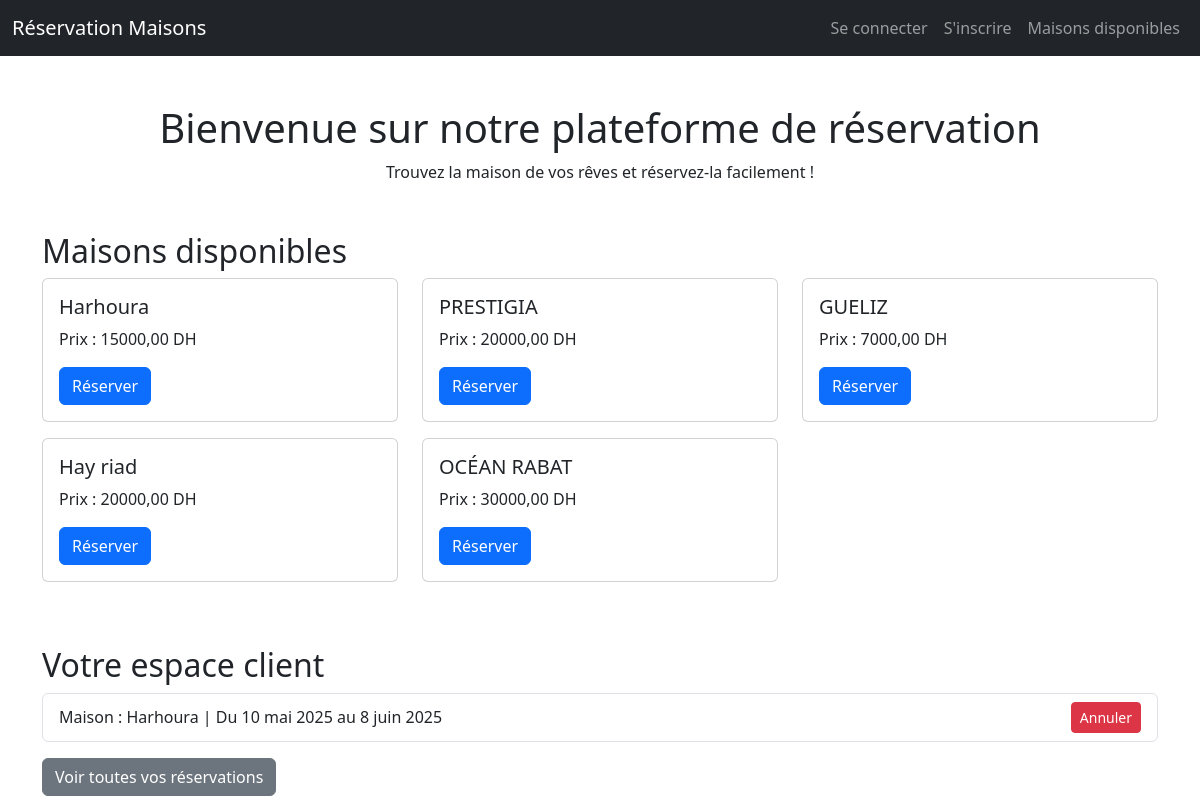
The app's page / (signed in) with its own data.
### booking/models.py (models this page shows, shortened)
class Maison(models.Model):
    adresse = models.CharField(max_length=255)
    prix = models.DecimalField(max_digits=10, decimal_places=2)
    description = models.TextField(blank=True)
    image = models.ImageField(upload_to='maisons/', blank=True, null=True)

class Reservation(models.Model):
    maison = models.ForeignKey(Maison, on_delete=models.CASCADE)
    client = models.ForeignKey(Client, on_delete=models.CASCADE)
    date_debut = models.DateField()
    date_fin = models.DateField()

### booking/views.py (the view)
# urls.py: path('', views.home, name='home'),  # page d'accueil
def home(request):
    maisons = Maison.objects.all()
    client = None
    reservations = None
    if request.user.is_authenticated:
        try:
            client = Client.objects.get(user=request.user)
            reservations = Reservation.objects.filter(client=client)
        except Client.DoesNotExist:
            client = None
    context = {
        'maisons': maisons,
        'client': client,
        'reservations': reservations,
    }
    return render(request, 'booking/home.html', context)

### booking/templates/booking/home.html (shortened to what this page needs)
{% extends 'booking/base.html' %}
{% block content %}
<h1 class="text-center">Bienvenue sur notre plateforme de réservation</h1>
<p class="text-center">Trouvez la maison de vos rêves et réservez-la facilement !</p>
<h2 class="mt-5">Maisons disponibles</h2>
<div class="row">
    {% for maison in maisons %}
        <div class="col-md-4 mb-3">
            <div class="card">
                <div class="card-body">
                    <h5 class="card-title">{{ maison.adresse }}</h5>
                    <p class="card-text">Prix : {{ maison.prix }} DH</p>
                    <a href="{% url 'reserver_maison' maison.id %}" class="btn btn-primary">Réserver</a>
                </div>
            </div>
        </div>
    {% empty %}
        <p>Aucune maison disponible actuellement.</p>
    {% endfor %}
</div>
{% if user.is_authenticated and client %}
    <h2 class="mt-5">Votre espace client</h2>
    {% if reservations %}
        <ul class="list-group">
            {% for res in reservations %}
                <li class="list-group-item d-flex justify-content-between align-items-center">
                    Maison : {{ res.maison.adresse }} | Du {{ res.date_debut }} au {{ res.date_fin }}
                    <form method="post" action="{% url 'annuler_reservation' res.id %}" onsubmit="return confirm('Voulez-vous vraiment annuler cette réservation ?');">
                        <button type="submit" class="btn btn-danger btn-sm">Annuler</button>
                    </form>
                </li>
            {% endfor %}
        </ul>
        <a href="{% url 'espace_client' %}" class="btn btn-secondary mt-3">Voir toutes vos réservations</a>
    {% else %}
        <p>Vous n'avez pas encore de réservation.</p>
    {% endif %}
{% elif user.is_authenticated %}
    <p>Votre profil client est introuvable, merci de contacter l'administrateur.</p>
{% else %}
    <p><a href="{% url 'connexion_client' %}">Connectez-vous</a> pour accéder à votre espace client.</p>
{% endif %}
{% endblock %}

### records on screen
Maison: adresse "Harhoura", prix "15000,00"
Maison: adresse "PRESTIGIA", prix "20000,00"
Maison: adresse "GUELIZ", prix "7000,00"
Maison: adresse "Hay riad", prix "20000,00"
Maison: adresse "OCÉAN RABAT", prix "30000,00"
Reservation: maison.adresse "Harhoura", date_debut "10 mai 2025", date_fin "8 juin 2025"
